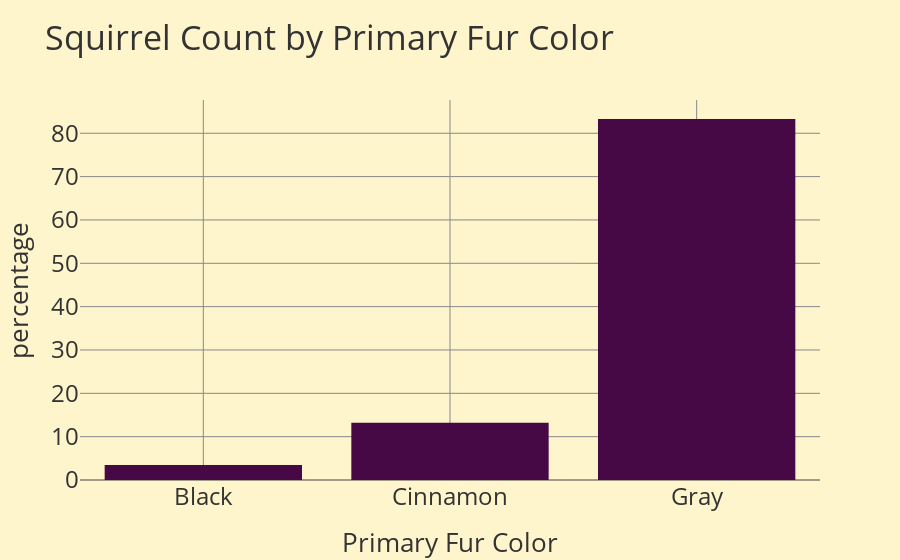

The cell this chart's notebook holds for it:
### Code cell
# Call the function to create a bar chart with x='Primary Fur Color' and y=count distinct 'Unique Squirrel ID'
create_bar_chart(rbt_squirrel, x_axis='Primary Fur Color', y_axis='Unique Squirrel ID', y_aggregation='count', plot_type='percentage', title='Squirrel Count by Primary Fur Color')

### Figure 1 — Plotly figure (JSON) as saved in the notebook; plotly's stock layout.template omitted (floating-point values rounded to 4 significant figures)
{"data": [{"alignmentgroup": "True", "hovertemplate": "Primary Fur Color=%{x}<br>percentage=%{y}<extra></extra>", "legendgroup": "", "marker": {"color": "#470945", "pattern": {"shape": ""}}, "name": "", "offsetgroup": "", "orientation": "v", "showlegend": false, "textposition": "auto", "type": "bar", "x": ["Black", "Cinnamon", "Gray"], "xaxis": "x", "y": [3.476, 13.23, 83.29], "yaxis": "y"}], "layout": {"barmode": "relative", "legend": {"tracegroupgap": 0}, "title": {"text": "Squirrel Count by Primary Fur Color"}, "xaxis": {"anchor": "y", "domain": [0, 1], "title": {"text": "Primary Fur Color"}}, "yaxis": {"anchor": "x", "domain": [0, 1], "title": {"text": "percentage"}}}}
